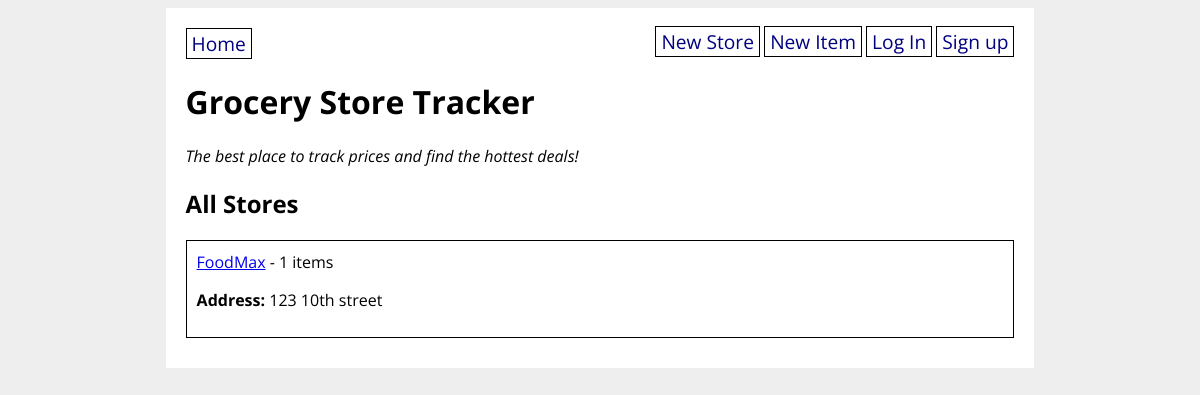
The page / on the database its author committed.
### grocery_app/models.py (models this page shows)
class GroceryStore(db.Model):
    id = db.Column(db.Integer, primary_key=True)
    title = db.Column(db.String(80), nullable=False)
    address = db.Column(db.String(200), nullable=False)
    items = db.relationship('GroceryItem', back_populates='store')
    created_by_id = db.Column(db.Integer, db.ForeignKey('user.id'))
    created_by = db.relationship('User')

### grocery_app/routes.py (the view)
@main.route('/')
def homepage():
    all_stores = GroceryStore.query.all()
    print(all_stores)
    return render_template('home.html', all_stores=all_stores)

### grocery_app/templates/home.html
{% extends 'base.html' %}
{% block content %}
<h1>Grocery Store Tracker</h1>
<p><em>The best place to track prices and find the hottest deals!</em></p>
<h2>All Stores</h2>
{% for store in all_stores %}
<div class="store">
    <a href="/store/{{ store.id }}">{{ store.title }}</a> -
    {{ store.items|length }} items
    <p><strong>Address:</strong> {{ store.address }}</p>
</div>
{% endfor %}
{% endblock %}

### grocery_app/templates/base.html (shortened to what this page needs)
<!DOCTYPE html>
<html>
    <head>
        <link rel="stylesheet" href="/static/style.css">
    </head>
    <body>
        <div id="content">
            <nav>
                <a href="/">Home</a>
                <div>
                    <a href="/new_store">New Store</a>
                    <a href="/new_item">New Item</a>
                    {% if not current_user.is_authenticated %}
                    <a href="/login">Log In</a>
                    <a href="/signup">Sign up</a>
                    {% else %}
                    <a href="/logout">Log out</a>
                    {% endif %}
                </div>
            </nav>
            {% block content %}{% endblock %}
        </div>
    </body>
</html>

### grocery_app/static/style.css (style rules this page uses)
body { display: flex; flex-direction: column; align-items: center; background-color: #eee; font-family: 'Open Sans', sans-serif; }
#content { width: 70%; background-color: white; padding: 20px; }
nav { width: 100%; display: flex; flex-direction: row; justify-content: space-between; }
nav a { color: navy; text-decoration: none; border: 1px solid black; padding: 1px 5px; font-size: 1.2em; }
div.store { border: 1px solid black; padding: 10px; margin-bottom: 10px; }

### rows shown on the page
GroceryStore: title "FoodMax", items|length "1", address "123 10th street"
